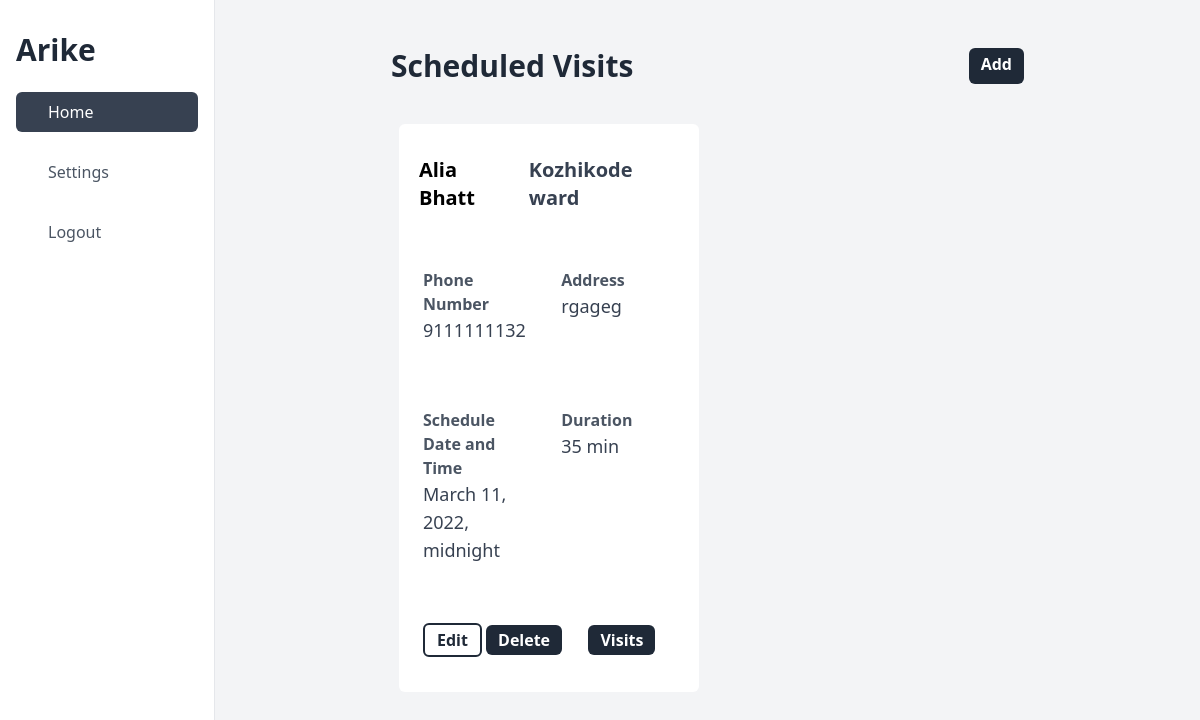
/list/visitschedule (signed in), run on the app's committed database.
### apps/models.py (models this page shows)
class VisitSchedule(models.Model):
    date_time = models.DateTimeField()
    duration = models.CharField(max_length=35)
    patient = models.ForeignKey(Patient, on_delete=models.PROTECT, null=True)
    nurse = models.ForeignKey(CustomUser, on_delete=models.PROTECT, null=True)
    cancelled = models.BooleanField(default=False, null=True)
    created_at = models.DateTimeField(auto_now_add=True)
    updated_at = models.DateTimeField(auto_now=True)
    deleted = models.BooleanField(default=False)

class Patient(models.Model):
    full_name = models.CharField(max_length=150)
    date_of_birth = models.DateField()
    address = models.TextField(default="")
    landmark = models.CharField(max_length=100)
    phone = models.CharField(max_length=14, validators=[phone_number_regex])
    gender = models.CharField(max_length=20, choices=GENDER_CHOICES)
    emergency_phone_number = models.CharField(
        max_length=14, validators=[phone_number_regex]
    )
    expired_time = models.DateTimeField(blank=True, null=True)
    ward = models.ForeignKey(Ward, on_delete=models.PROTECT)
    facility = models.ForeignKey(Facility, on_delete=models.PROTECT, null=True)
    nurse = models.ForeignKey(
        CustomUser, blank=False, on_delete=models.PROTECT, null=True
    )
    created_at = models.DateTimeField(auto_now_add=True)
    updated_at = models.DateTimeField(auto_now=True)
    deleted = models.BooleanField(default=False)
    def __str__(self):
        return self.full_name

class Ward(models.Model):
    name = models.CharField(max_length=30)
    number = models.CharField(max_length=30)
    lsg = models.ForeignKey(Lsgbody, on_delete=models.PROTECT)
    created_at = models.DateTimeField(auto_now_add=True)
    updated_at = models.DateTimeField(auto_now=True)
    deleted = models.BooleanField(default=False)
    def __str__(self):
        return self.name

### apps/views.py (the view)
# urls.py: path("list/visitschedule", VisitScheduleListView.as_view()),
class VisitScheduleListView(ListView):
    model = VisitSchedule
    template_name = "VisitSchedule/list.html"
    context_object_name = "objects"
    def get_queryset(self):
        objects = VisitSchedule.objects.filter(
            deleted=False, nurse=self.request.user
        ).order_by("-updated_at")
        return objects

### templates/VisitSchedule/list.html
{% extends "base_dashboard.html" %}
{% block content %}
    <div class="flex justify-between  my-8">
        <h1 class="text-3xl font-bold text-gray-800">Scheduled Visits</h1>
        <a class="bg-gray-800 text-white font-bold text-1xl px-3 py-1 rounded-md text-center" href="/create/visitschedule">Add</a>
    </div>
    <div class="grid grid-cols-2 ">
        {% for object in objects %}
        <div class="px-3 py-2 bg-white m-2 rounded-md ">
            <div class="flex justify-between my-6">
                <p class="font-semibold text-xl px-2">{{ object.patient }}</p>
                <p class="font-semibold text-xl px-2 text-gray-700">{{ object.patient.ward }}</p>
            </div>
            <div class="grid grid-cols-2 ">
                <div class="pr-12 pl-3 py-2 mr-8 my-6">
                    <p class="text-gray-600 font-bold text-md">Phone Number</p>
                    <p class="text-gray-700 font-regular text-lg">{{ object.patient.phone }}</p>
                </div>
                <div class="pr-12 pl-3 py-2 mr-8 my-6">
                    <p class="text-gray-600 font-bold text-md">Address</p>
                    <p class="text-gray-700 font-regular text-lg">{{ object.patient.address }}</p>
                </div>
                <div class="pr-12 pl-3 py-2 mr-8 my-6">
                    <p class="text-gray-600 font-bold text-md">Schedule Date and Time</p>
                    <p class="text-gray-700 font-regular text-lg">{{ object.date_time}}</p>
                </div>
                <div class="pr-12 pl-3 py-2 mr-8 my-6">
                    <p class="text-gray-600 font-bold text-md">Duration</p>
                    <p class="text-gray-700 font-regular text-lg">{{ object.duration}}</p>
                </div>
            </div>
            <div class="pr-12 pl-3 py-2 mr-8 my-6 flex justify-between">
                <div>
                    <a class="bg-white text-gray-800 font-bold text-1xl px-3 py-1 rounded-md text-center border-2 border-gray-800" href="/update/visitschedule/{{ object.id }}">Edit</a>
                    <a class="bg-gray-800 text-white font-bold text-1xl px-3 py-1 rounded-md text-center" href="/delete/visitschedule/{{ object.id }}">Delete</a>
                </div>
                <div >
                    <a class="bg-gray-800 text-white font-bold text-1xl px-3 py-1 rounded-md text-center" href="/list/visitdetails/{{ object.id }}">Visits</a>
                </div>
            </div>
        </div>
        {% endfor %}
    </div>
{% endblock content %}

### data on the page
VisitSchedule: patient "Alia Bhatt", patient.ward "Kozhikode ward", patient.phone "9111111132", patient.address "rgageg", date_time "March 11, 2022, midnight", duration "35 min"
